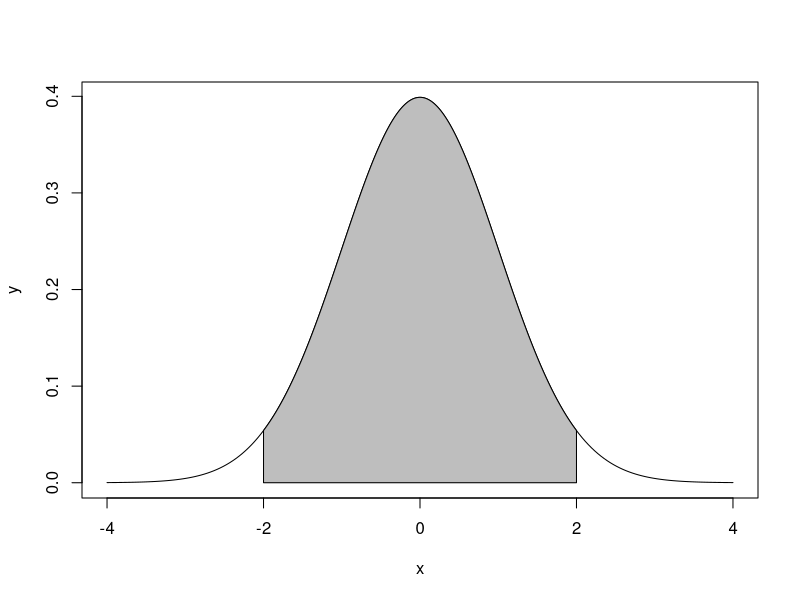

This figure's R source:
## ---- chunk 1
knitr::opts_chunk$set(echo = TRUE)
## ---- chunk 2

## ---- chunk 3
qnorm(0.975)
## ---- chunk 4
x=seq(-4,4,length=200)
y=dnorm(x)
plot(x,y,type="l")
x=seq(-2,2,length=200)
y=dnorm(x)
polygon(c(-2,x,2),c(0,y,0),col="gray")
## ---- chunk 5
qnorm(0.95)  
## ---- chunk 6
# The density curve showing the PDF comes here!
